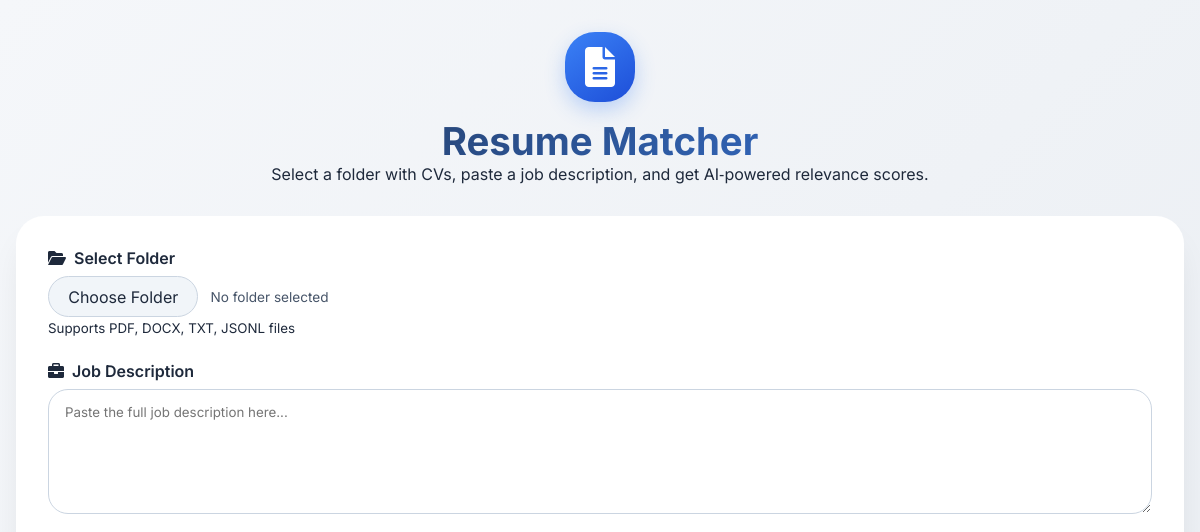
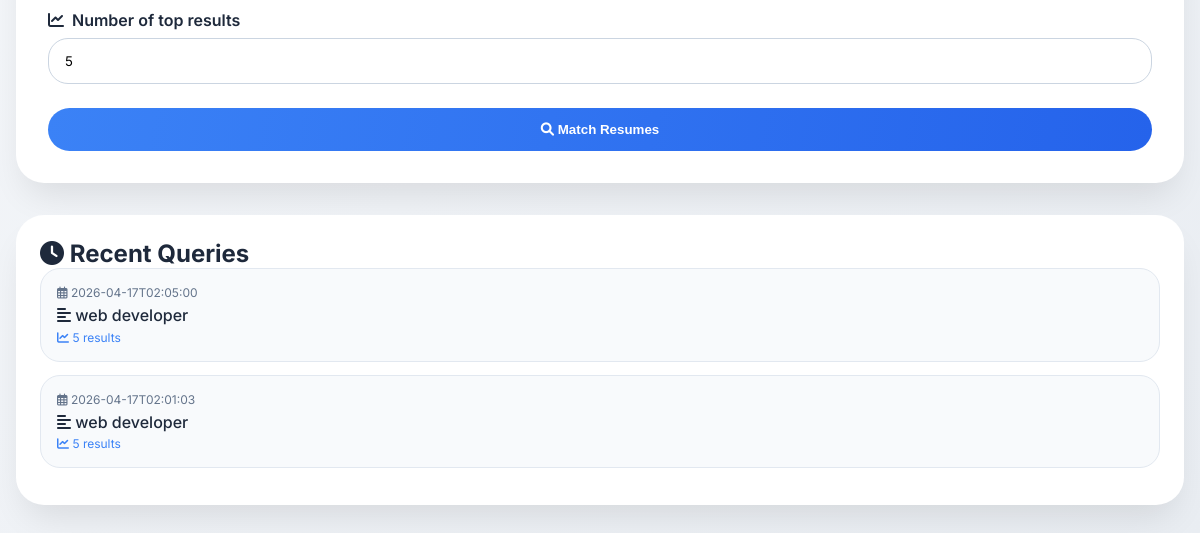
Before: / with the older database file (2 pictures, top to bottom).
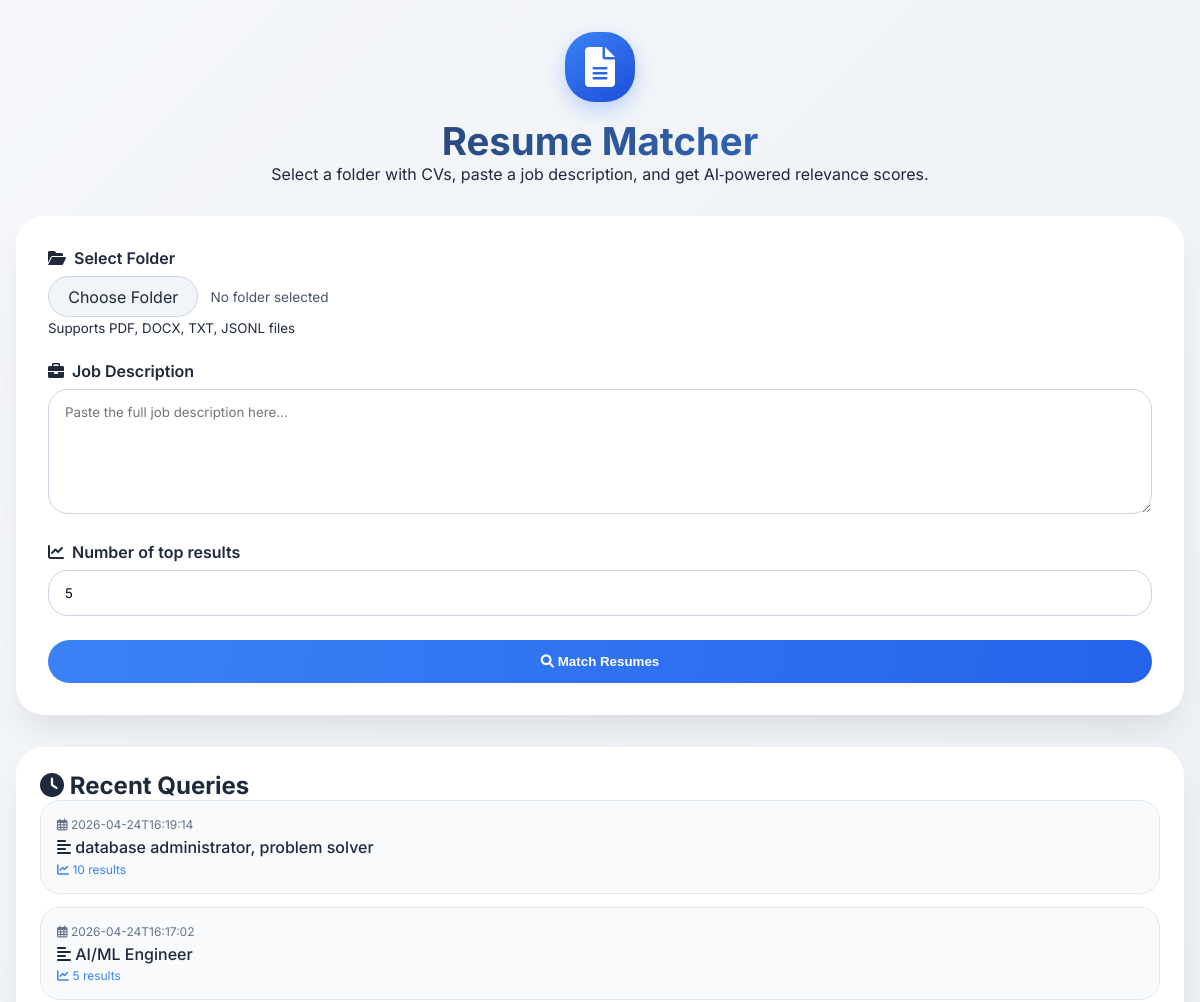
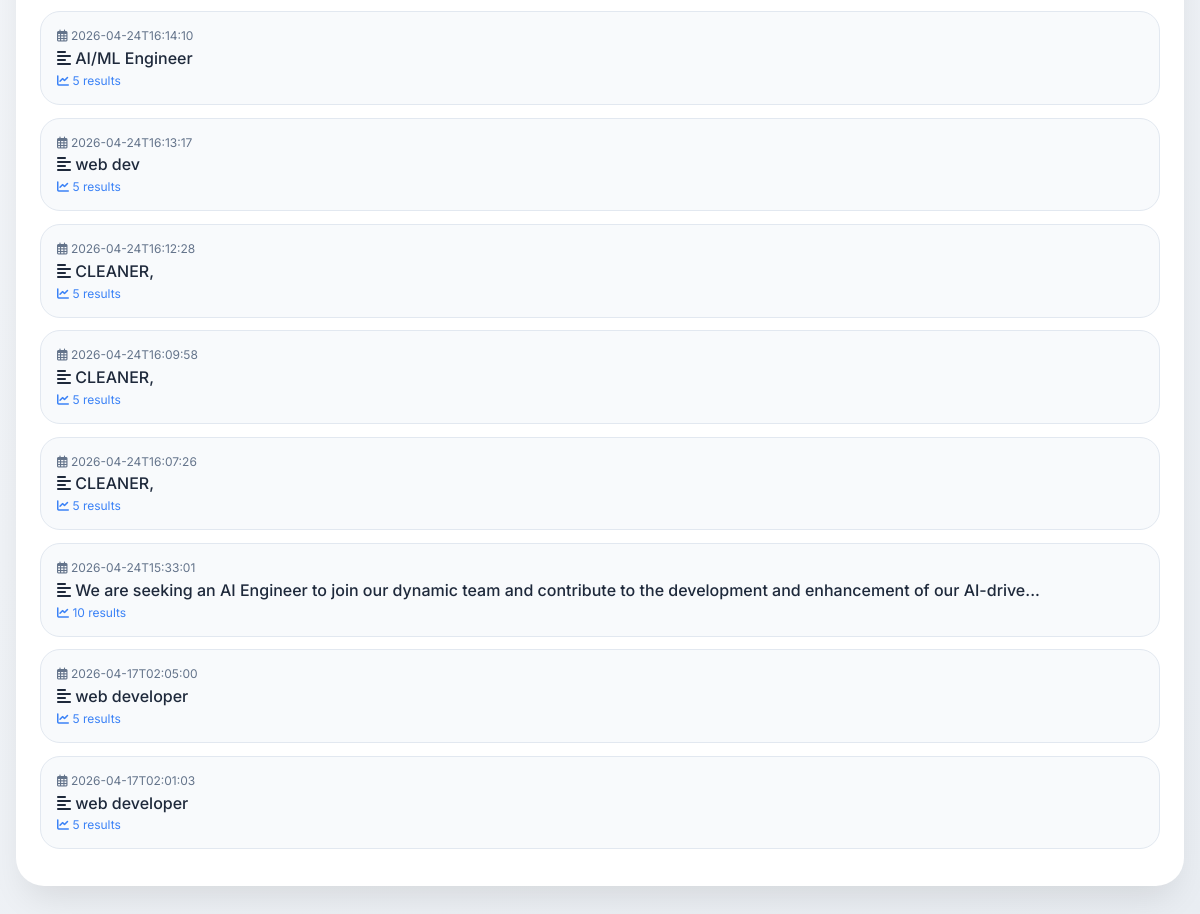
After: the same page with the newer database file (2 pictures, top to bottom).
### tables this page shows
CREATE TABLE queries (
            id INTEGER PRIMARY KEY AUTOINCREMENT,
            job_description TEXT NOT NULL,
            timestamp TEXT NOT NULL,
            top_k INTEGER NOT NULL,
            results_json TEXT NOT NULL
        );

### app.py (the view, shortened to what this page needs)
@app.route('/', methods=['GET', 'POST'])
def index():
    error = None
    results = None
    job_description = ''
    top_k = 5
    recent = get_recent_queries()
    return render_template('index.html', error=error, results=results,
                           job_description=job_description, top_k=top_k,
                           recent_queries=recent)

### app.py (called while the page is built)
def get_recent_queries(limit=10):
    conn = sqlite3.connect(DB_NAME)
    c = conn.cursor()
    c.execute('SELECT id, job_description, timestamp, top_k, results_json FROM queries ORDER BY timestamp DESC LIMIT ?', (limit,))
    rows = c.fetchall()
    conn.close()
    queries = []
    for row in rows:
        queries.append({
            'id': row[0],
            'job_description': row[1],
            'timestamp': row[2],
            'top_k': row[3],
            'results': json.loads(row[4])
        })
    return queries

### templates/index.html (shortened to what this page needs)
<!DOCTYPE html>
<html lang="en">
<head>
    <link rel="stylesheet" href="https://cdnjs.cloudflare.com/ajax/libs/font-awesome/6.0.0-beta3/css/all.min.css">
    <link rel="stylesheet" href="{{ url_for('static', filename='style.css') }}">
</head>
<body>
    <div class="container">
        <header>
            <div class="header-icon"><i class="fas fa-file-alt"></i></div>
            <h1>Resume Matcher</h1>
            <p>Select a folder with CVs, paste a job description, and get AI‑powered relevance scores.</p>
        </header>
        <div class="form-section card">
            <form method="post" enctype="multipart/form-data" id="uploadForm">
                <div class="form-group">
                    <label for="folder_input"><i class="fas fa-folder-open"></i> Select Folder</label>
                    <div class="file-input-wrapper">
                        <span class="file-input-button">Choose Folder</span>
                        <span class="file-input-name">No folder selected</span>
                    </div>
                    <small>Supports PDF, DOCX, TXT, JSONL files</small>
                </div>
                <div class="form-group">
                    <label for="job_description"><i class="fas fa-briefcase"></i> Job Description</label>
                    <textarea id="job_description" name="job_description" rows="6" placeholder="Paste the full job description here...">{{ job_description }}</textarea>
                </div>
                <div class="form-group">
                    <label for="top_k"><i class="fas fa-chart-line"></i> Number of top results</label>
                    <input type="number" id="top_k" name="top_k" min="1" max="50" value="{{ top_k }}">
                </div>
                <button type="submit" class="btn btn-primary"><i class="fas fa-search"></i> Match Resumes</button>
            </form>
        </div>
        <div class="history-section card">
            <h2><i class="fas fa-clock"></i> Recent Queries</h2>
            {% if recent_queries %}
                {% for q in recent_queries %}
                <div class="history-item" tabindex="0" role="button" data-query-id="{{ q.id }}">
                    <div class="history-date"><i class="far fa-calendar-alt"></i> {{ q.timestamp[:19] }}</div>
                    <div class="history-desc"><i class="fas fa-align-left"></i> {{ q.job_description[:120] }}{% if q.job_description|length > 120 %}...{% endif %}</div>
                    <div class="history-results"><i class="fas fa-chart-line"></i> {{ q.top_k }} results</div>
                </div>
                {% endfor %}
            {% else %}
                <p class="empty-state"><i class="fas fa-database"></i> No past queries yet.</p>
            {% endif %}
        </div>
    </div>
</body>
</html>

### static/style.css (style rules this page uses)
* { margin: 0; padding: 0; box-sizing: border-box; }
body { font-family: 'Inter', sans-serif; background: linear-gradient(135deg, #f5f7fa 0%, #e9edf2 100%); min-height: 100vh; padding: 2rem 1rem; color: #1e293b; }
.container { max-width: 1200px; margin: 0 auto; }
.card { background: white; border-radius: 28px; box-shadow: 0 20px 35px -10px rgba(0,0,0,0.1); transition: transform 0.2s ease; }
header { text-align: center; margin-bottom: 2rem; }
.header-icon { background: linear-gradient(145deg, #3b82f6, #1d4ed8); width: 70px; height: 70px; border-radius: 30px; display: flex; align-items: center; justify-content: center; margin: 0 auto 1rem; box-shadow: 0 8px 20px rgba(59,130,246,0.3); }
.header-icon i { font-size: 2.5rem; color: white; }
h1 { font-size: 2.4rem; font-weight: 700; background: linear-gradient(135deg, #1e293b, #3b82f6); background-clip: text; -webkit-background-clip: text; color: transparent; }
.form-section { padding: 2rem; margin-bottom: 2rem; }
.form-group { margin-bottom: 1.5rem; }
label { display: flex; align-items: center; gap: 8px; font-weight: 600; margin-bottom: 0.5rem; }
.file-input-wrapper { display: flex; align-items: center; gap: 12px; flex-wrap: wrap; }
.file-input-button { background: #f1f5f9; border: 1px solid #cbd5e1; padding: 0.6rem 1.2rem; border-radius: 40px; cursor: pointer; }
.file-input-name { font-size: 0.85rem; color: #475569; }
textarea, input[type="number"] { width: 100%; padding: 0.85rem 1rem; border: 1px solid #cbd5e1; border-radius: 20px; font-family: inherit; }
.btn { background: linear-gradient(100deg, #3b82f6, #2563eb); border: none; color: white; padding: 0.9rem 1.8rem; border-radius: 50px; font-weight: 600; cursor: pointer; width: 100%; }
.history-section { padding: 1.5rem; margin-top: 2rem; }
.history-item { background: #f8fafc; border-radius: 20px; padding: 1rem; margin-bottom: 0.8rem; cursor: pointer; transition: all 0.2s; border: 1px solid #e2e8f0; }
.history-date { font-size: 0.75rem; color: #64748b; margin-bottom: 0.3rem; }
.history-desc { font-weight: 500; margin-bottom: 0.3rem; }
.history-results { font-size: 0.75rem; color: #3b82f6; }

Changed rows visible on the page:
added queries: timestamp "2026-04-24T16:19:14", job_description "database administrator, problem solver", top_k "10"
added queries: timestamp "2026-04-24T16:17:02", job_description "AI/ML Engineer", top_k "5"
added queries: timestamp "2026-04-24T16:14:10", job_description "AI/ML Engineer", top_k "5"
added queries: timestamp "2026-04-24T16:13:17", job_description "web dev", top_k "5"
added queries: timestamp "2026-04-24T16:12:28", job_description "CLEANER,", top_k "5"
added queries: timestamp "2026-04-24T16:09:58", job_description "CLEANER,", top_k "5"
added queries: timestamp "2026-04-24T16:07:26", job_description "CLEANER,", top_k "5"
added queries: timestamp "2026-04-24T15:33:01", job_description "We are seeking an AI Engineer to join our dynamic team and contribute to the development and enhancement of our AI-drive", top_k "10"
